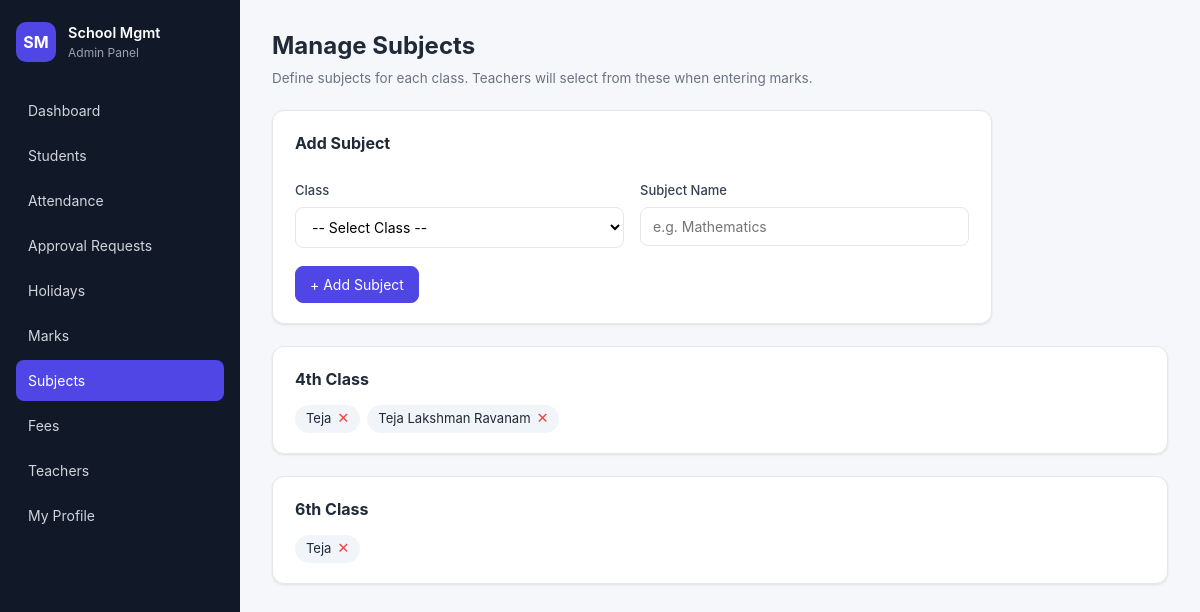
/subjects (signed in), run on the app's committed database.
### app.py (models this page shows, shortened)
class User(UserMixin, db.Model):
    __tablename__ = "users"
    id = db.Column(db.Integer, primary_key=True)
    username = db.Column(db.String(80), unique=True, nullable=False)
    full_name = db.Column(db.String(120), nullable=False)
    password_hash = db.Column(db.String(255), nullable=False)
    role = db.Column(db.String(20), nullable=False)  # 'admin' or 'teacher'
    must_change_password = db.Column(db.Boolean, nullable=False, default=False)
    phone = db.Column(db.String(20), nullable=True)
    address = db.Column(db.String(250), nullable=True)
    subject_assignment = db.Column(db.String(250), nullable=True)  # free-text e.g. "Maths, Science"
    last_login = db.Column(db.DateTime, nullable=True)
    assigned_class = db.Column(db.String(40), nullable=True)
    assigned_section = db.Column(db.String(20), nullable=True)
    created_at = db.Column(db.DateTime, default=datetime.utcnow)

class Subject(db.Model):
    __tablename__ = "subjects"
    id = db.Column(db.Integer, primary_key=True)
    class_name = db.Column(db.String(40), nullable=False)
    name = db.Column(db.String(80), nullable=False)
    __table_args__ = (db.UniqueConstraint("class_name", "name", name="uq_class_subject"),)

### app.py (the view, shortened to what this page needs)
@app.route("/subjects", methods=["GET", "POST"])
@role_required("admin")
def subjects():
    all_subjects = Subject.query.order_by(Subject.class_name, Subject.name).all()
    subjects_by_class = {}
    for s in all_subjects:
        subjects_by_class.setdefault(s.class_name, []).append(s)
    return render_template("subjects.html", subjects_by_class=subjects_by_class)

### app.py (called while the page is built, shortened)
@login_manager.user_loader
def load_user(user_id):
    return db.session.get(User, int(user_id))

def role_required(*roles):
    def decorator(fn):
        @wraps(fn)
        @login_required
        def wrapper(*args, **kwargs):
            if current_user.role not in roles:
                abort(403)
            return fn(*args, **kwargs)
        return wrapper
    return decorator

@app.context_processor
def inject_globals():
    att_pending = 0
    marks_pending = 0
    try:
        from flask_login import current_user as cu
        if cu.is_authenticated and cu.role == "admin":
            att_pending = AttendanceRequest.query.filter_by(status="Pending").count()
            marks_pending = MarksRequest.query.filter_by(status="Pending").count()
    except Exception:
        pass
    return {
        "class_options": CLASS_OPTIONS,
        "section_options": SECTION_OPTIONS,
        "payment_modes": PAYMENT_MODES,
        "nav_pending_requests": att_pending,
        "nav_marks_pending": marks_pending,
    }

@app.before_request
def force_password_change():
    if not current_user.is_authenticated:
        return
    if not getattr(current_user, "must_change_password", False):
        return

### templates/subjects.html (shortened to what this page needs)
{% extends "base.html" %}
{% block content %}
<div class="page-header">
  <div>
    <h1>Manage Subjects</h1>
    <p class="muted">Define subjects for each class. Teachers will select from these when entering marks.</p>
  </div>
</div>
<div class="card form-card">
  <h2>Add Subject</h2>
  <form method="POST" class="form grid-2">
    <div>
      <label>Class</label>
      <select name="class_name" required>
        <option value="">-- Select Class --</option>
      </select>
    </div>
    <div>
      <label>Subject Name</label>
      <input type="text" name="name" required placeholder="e.g. Mathematics" />
    </div>
    <div class="span-2 form-actions">
      <button class="btn btn-primary" type="submit">+ Add Subject</button>
    </div>
  </form>
</div>
{% if subjects_by_class %}
  {% for class_name, subject_list in subjects_by_class.items() %}
  <div class="card">
    <h2>{{ class_name }}</h2>
    <div style="display:flex; flex-wrap:wrap; gap:0.5rem; margin-top:0.5rem;">
      {% for s in subject_list %}
      <div style="display:flex; align-items:center; gap:0.4rem; background:#f1f5f9; border-radius:999px; padding:0.3rem 0.75rem; font-size:0.9rem;">
        <span>{{ s.name }}</span>
        <form method="POST" style="display:inline;" onsubmit="return confirm('Delete {{ s.name }}?');">
          <button type="submit" style="background:none; border:none; color:#ef4444; cursor:pointer; font-size:1rem; line-height:1; padding:0;">✕</button>
        </form>
      </div>
      {% endfor %}
    </div>
  </div>
  {% endfor %}
{% else %}
  <div class="card">
    <p class="empty">No subjects defined yet. Add subjects above to get started.</p>
  </div>
{% endif %}
{% endblock %}

### templates/base.html (shortened to what this page needs)
<!DOCTYPE html>
<html lang="en">
<head>
  <link rel="stylesheet" href="{{ url_for('static', filename='style.css') }}" />
</head>
<body>
{% if current_user.is_authenticated %}
  <div class="layout">
    <aside class="sidebar" id="sidebar">
      <div class="brand">
        <div class="brand-logo">SM</div>
        <div>
          <div class="brand-name">School Mgmt</div>
          <div class="brand-sub">{{ current_user.role|capitalize }} Panel</div>
        </div>
      </div>
      <nav>
        <a href="{{ url_for('dashboard') }}" class="nav-link {% if request.endpoint == 'dashboard' %}active{% endif %}">Dashboard</a>
        <a href="{{ url_for('students') }}" class="nav-link {% if request.endpoint and request.endpoint.startswith('student') %}active{% endif %}">Students</a>
        <a href="{{ url_for('attendance') }}" class="nav-link {% if request.endpoint == 'attendance' %}active{% endif %}">Attendance</a>
        {% if current_user.role == 'admin' %}
          <a href="{{ url_for('approval_requests') }}" class="nav-link {% if request.endpoint == 'approval_requests' %}active{% endif %}">
            Approval Requests
            {% set total_pending = nav_pending_requests + nav_marks_pending %}
          </a>
          <a href="{{ url_for('holidays') }}" class="nav-link {% if request.endpoint == 'holidays' %}active{% endif %}">Holidays</a>
        {% endif %}
        <a href="{{ url_for('marks') }}" class="nav-link {% if request.endpoint and request.endpoint.startswith('mark') %}active{% endif %}">Marks</a>
        {% if current_user.role == 'admin' %}
          <a href="{{ url_for('subjects') }}" class="nav-link {% if request.endpoint == 'subjects' %}active{% endif %}">Subjects</a>
        {% endif %}
        {% if current_user.role == 'admin' %}
          <a href="{{ url_for('fees') }}" class="nav-link {% if request.endpoint and request.endpoint.startswith('fee') %}active{% endif %}">Fees</a>
          <a href="{{ url_for('teachers') }}" class="nav-link {% if request.endpoint and request.endpoint.startswith('teacher') %}active{% endif %}">Teachers</a>
        {% endif %}
        <a href="{{ url_for('my_profile') }}" class="nav-link {% if request.endpoint == 'my_profile' %}active{% endif %}">My Profile</a>
      </nav>
    </aside>
    <main class="content">
      {% block content %}{% endblock %}
    </main>
  </div>
{% endif %}
</body>
</html>

### static/style.css (style rules this page uses)
:root { --bg: #f5f7fb; --surface: #ffffff; --text: #1f2937; --muted: #6b7280; --border: #e5e7eb; --primary: #4f46e5; --primary-hover: #4338ca; --danger: #dc2626; --green: #16a34a; --red: #dc2626; --blue: #2563eb; --purple: #7c3aed; --shadow: 0 1px 2px rgba(0,0,0,0.04), 0 1px 3px rgba(0,0,0,0.06); }
* { box-sizing: border-box; }
html, body { margin: 0; padding: 0; font-family: -apple-system, BlinkMacSystemFont, "Segoe UI", Roboto, Helvetica, Arial, sans-serif; background: var(--bg); color: var(--text); font-size: 14.5px; line-height: 1.5; }
a { color: var(--primary); text-decoration: none; }
.layout { display: flex; min-height: 100vh; }
.sidebar { width: 240px; background: #111827; color: #d1d5db; display: flex; flex-direction: column; padding: 22px 16px; position: sticky; top: 0; height: 100vh; }
.brand { display: flex; align-items: center; gap: 12px; margin-bottom: 28px; }
.brand-logo { background: var(--primary); color: white; width: 40px; height: 40px; border-radius: 10px; display: flex; align-items: center; justify-content: center; font-weight: 700; font-size: 16px; }
.brand-name { color: white; font-weight: 600; }
.brand-sub { font-size: 12px; color: #9ca3af; }
nav { display: flex; flex-direction: column; gap: 4px; flex: 1; }
.nav-link { color: #d1d5db; padding: 10px 12px; border-radius: 8px; font-size: 14px; transition: background 0.15s; }
.nav-link.active { background: var(--primary); color: white; }
.content { flex: 1; padding: 28px 32px; max-width: 100%; overflow-x: auto; }
.page-header { display: flex; justify-content: space-between; align-items: flex-start; flex-wrap: wrap; gap: 12px; margin-bottom: 22px; }
.page-header h1 { margin: 0 0 4px; font-size: 24px; }
.muted { color: var(--muted); margin: 0; font-size: 13.5px; }
.card { background: var(--surface); border: 1px solid var(--border); border-radius: 12px; padding: 20px 22px; box-shadow: var(--shadow); margin-bottom: 22px; }
.card h2 { margin-top: 0; font-size: 16px; margin-bottom: 14px; }
.form-card { max-width: 720px; }
.form { display: block; }
.form label { display: block; font-size: 13px; font-weight: 500; margin: 12px 0 6px; color: #374151; }
.form input, .form select, .form textarea { width: 100%; padding: 10px 12px; border: 1px solid var(--border); border-radius: 8px; font-size: 14px; background: white; font-family: inherit; }
.grid-2 { display: grid; grid-template-columns: 1fr 1fr; gap: 0 16px; }
.grid-2 > .span-2, .grid-4 > .span-4 { grid-column: 1 / -1; }
.form-actions { margin-top: 18px; display: flex; gap: 10px; }
.btn { display: inline-block; padding: 9px 14px; border-radius: 8px; border: 1px solid var(--border); background: white; color: var(--text); font-size: 14px; cursor: pointer; text-decoration: none; font-family: inherit; transition: background 0.12s, border-color 0.12s; }
.btn-primary { background: var(--primary); color: white; border-color: var(--primary); }

### data on the page
User: role "Admin"
Subject: class_name "4th Class", name "Teja"
Subject: name "Teja Lakshman Ravanam"
Subject: class_name "6th Class", name "Teja"
